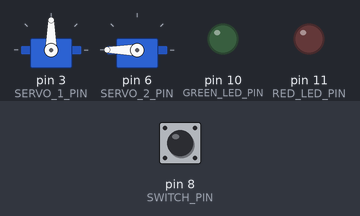
This sketch was run on a simulated Arduino Uno, built with avr-gcc and run on an emulated ATmega328P. Shown: 2 × servo, output pins drawn as LEDs (lit = HIGH). The inputs (shaded band) are chosen by the test bench; at power-on: pin 8 (SWITCH_PIN) HIGH. Random numbers use the default seed unless the sketch sets one.

Above: at 1.2 s.
1.3 s: pin 8 (SWITCH_PIN) pulled LOW for 3.2 s
At 6.2 s:
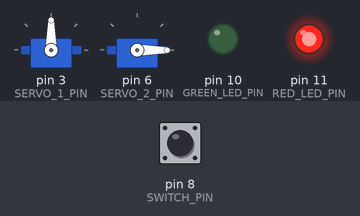
6.8 s: pin 8 (SWITCH_PIN) pulled LOW for 0.15 s
At 7.4 s:
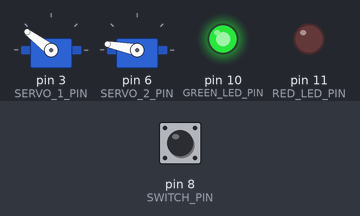
9.3 s: pin 8 (SWITCH_PIN) pulled LOW for 1 s
At 10.1 s:
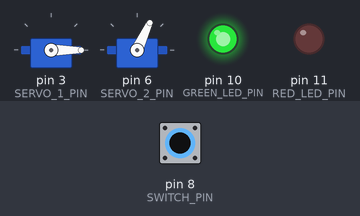
11.8 s: pin 8 (SWITCH_PIN) pulled LOW for 0.15 s
At 12.4 s:
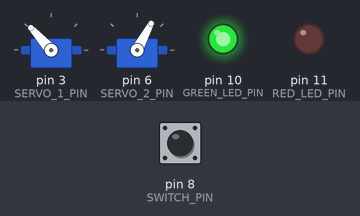
14.3 s: pin 8 (SWITCH_PIN) pulled LOW for 3.2 s
At 15.1 s:
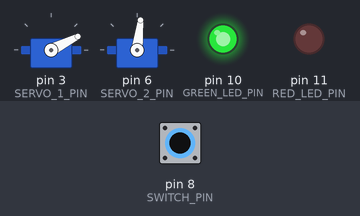
19.8 s: pin 8 (SWITCH_PIN) pulled LOW for 0.15 s
At 20.6 s:
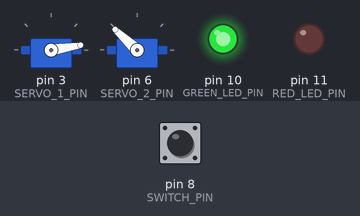
Timing chart, 0 to 22.8 s (numbered marks = the images above; inputs shaded):
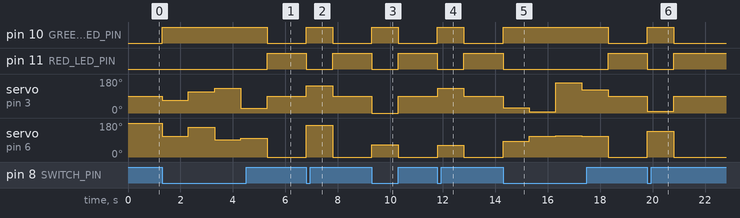

The sketch:

Elephant_Helmet.ino
```cpp
#include <Servo.h>

// SETTINGS ////////////////////////////////////////////////////////////////////

#define gameRunTimeMS       60000ul // 1000 * 60 * 1 minutes
#define trunkMoveSpeed      1000
#define minX                0
#define maxX                180
#define minY                140
#define maxY                180

// PINS ////////////////////////////////////////////////////////////////////////

#define RED_LED_PIN         11
#define GREEN_LED_PIN       10
#define SWITCH_PIN          8
#define SERVO_1_PIN         3
#define SERVO_2_PIN         6

Servo servo1;
Servo servo2;

unsigned long gameStartMS = 0;
unsigned long elapsed = 0;
bool gameRunning = false;

void setup() {

  Serial.begin(115200);

  pinMode(RED_LED_PIN, OUTPUT);
  pinMode(GREEN_LED_PIN, OUTPUT);
  pinMode(SWITCH_PIN, INPUT_PULLUP);

  servo1.attach(SERVO_1_PIN);
  servo2.attach(SERVO_2_PIN);

  servo1.write(90);
  servo2.write(180);
}

void loop() {

  /*
  Serial.print("Switch: ");
  Serial.print(digitalRead(SWITCH_PIN));
  Serial.print(", gameRunning: ");
  Serial.println(gameRunning);
  */

  if (gameRunning == false) {

    if (!digitalRead(SWITCH_PIN)) {

      gameStartMS = millis();
      gameRunning = true;
    }

  } else {

    elapsed = millis() - gameStartMS;

    /*
    Serial.print(gameStartMS);
    Serial.print(", ");
    Serial.print(millis());
    Serial.print(", ");
    Serial.println(elapsed);
    */

    if (digitalRead(SWITCH_PIN) || (elapsed > gameRunTimeMS)) {

      digitalWrite(RED_LED_PIN, HIGH);
      digitalWrite(GREEN_LED_PIN, LOW);
      gameRunning = false;
      servo1.write(90);
      servo2.write(0);

      while (!digitalRead(SWITCH_PIN)) {

        delay(1);
      }

    } else {

      digitalWrite(GREEN_LED_PIN, HIGH);
      digitalWrite(RED_LED_PIN, LOW);
      servo1.write(int(random(0, 180)));
      servo2.write(int(random(60, 180)));
      delay(trunkMoveSpeed);
    }
  }
}
```

Measured:
- after the input at 1.3 s, pin 10 (GREEN_LED_PIN): LOW → HIGH at once, → LOW 4.0 s later; pin 11 (RED_LED_PIN): LOW → HIGH after 4.0 s
- after the input at 6.8 s, pin 10 (GREEN_LED_PIN): LOW → HIGH at once, → LOW 1.0 s later; pin 11 (RED_LED_PIN): HIGH → LOW at once, → HIGH 1.0 s later; servo on pin 3 (SERVO_1_PIN): 90° → 143° at once, → 90° 1.0 s later; servo on pin 6 (SERVO_2_PIN): 0° → 169° at once, → 0° 1.0 s later
- after the input at 9.3 s, pin 10 (GREEN_LED_PIN): LOW → HIGH at once, → LOW 1.0 s later; pin 11 (RED_LED_PIN): HIGH → LOW at once, → HIGH 1.0 s later; servo on pin 3 (SERVO_1_PIN): 90° → 0° at once, → 90° 1.0 s later; servo on pin 6 (SERVO_2_PIN): 0° → 65° at once, → 0° 1.0 s later
- after the input at 11.8 s, pin 10 (GREEN_LED_PIN): LOW → HIGH at once, → LOW 1.0 s later; pin 11 (RED_LED_PIN): HIGH → LOW at once, → HIGH 1.0 s later; servo on pin 3 (SERVO_1_PIN): 90° → 132° at once, → 90° 1.0 s later; servo on pin 6 (SERVO_2_PIN): 0° → 62° at once, → 0° 1.0 s later
- after the input at 14.3 s, pin 10 (GREEN_LED_PIN): LOW → HIGH at once, → LOW 4.0 s later; pin 11 (RED_LED_PIN): HIGH → LOW at once, → HIGH 4.0 s later
- after the input at 19.8 s, pin 10 (GREEN_LED_PIN): LOW → HIGH at once, → LOW 1.0 s later; pin 11 (RED_LED_PIN): HIGH → LOW at once, → HIGH 1.0 s later; servo on pin 3 (SERVO_1_PIN): 90° → 9° at once, → 90° 1.0 s later; servo on pin 6 (SERVO_2_PIN): 0° → 137° at once, → 0° 1.0 s later
